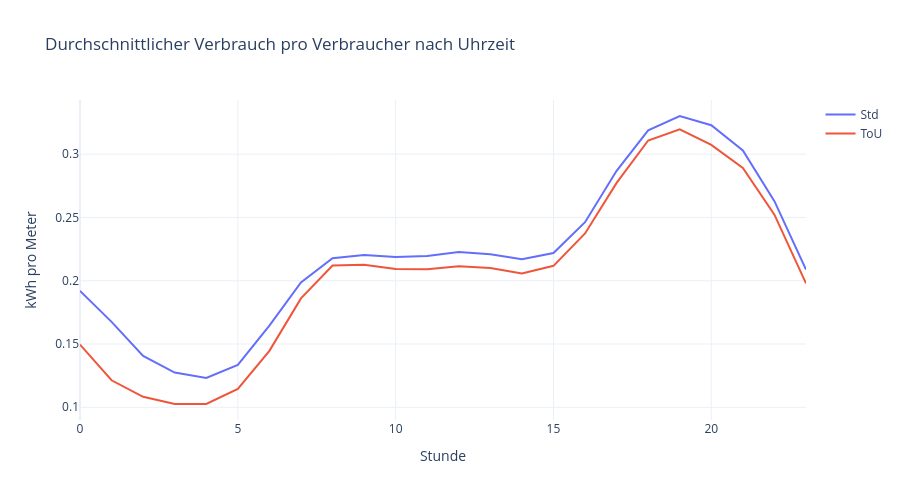

Notebook source saved alongside this figure:
### Code cell
fig = go.Figure()

fig.add_trace(go.Scatter(
    x=std_hour.index,
    y=std_hour.values,
    mode="lines",
    name="Std"
))

fig.add_trace(go.Scatter(
    x=tou_hour.index,
    y=tou_hour.values,
    mode="lines",
    name="ToU"
))

fig.update_layout(
    title="Durchschnittlicher Verbrauch pro Verbraucher nach Uhrzeit",
    xaxis_title="Stunde",
    yaxis_title="kWh pro Meter",
    template="plotly_white",
    height=500
)

fig.show()

### Figure 1 — Plotly figure (JSON) as saved in the notebook; plotly's stock layout.template omitted (floating-point values rounded to 4 significant figures)
{"data": [{"mode": "lines", "name": "Std", "type": "scatter", "x": [0, 1, 2, 3, 4, 5, 6, 7, 8, 9, 10, 11, 12, 13, 14, 15, 16, 17, 18, 19, 20, 21, 22, 23], "y": [0.192, 0.1675, 0.1405, 0.1274, 0.1232, 0.1335, 0.1645, 0.1987, 0.2178, 0.2203, 0.2187, 0.2195, 0.2228, 0.2209, 0.2169, 0.2219, 0.2463, 0.2869, 0.3188, 0.3302, 0.3229, 0.3029, 0.2629, 0.2088]}, {"mode": "lines", "name": "ToU", "type": "scatter", "x": [0, 1, 2, 3, 4, 5, 6, 7, 8, 9, 10, 11, 12, 13, 14, 15, 16, 17, 18, 19, 20, 21, 22, 23], "y": [0.1496, 0.1213, 0.1083, 0.1026, 0.1027, 0.1145, 0.1446, 0.186, 0.212, 0.2126, 0.2092, 0.2092, 0.2115, 0.2101, 0.2058, 0.2118, 0.2374, 0.2773, 0.3108, 0.3197, 0.3074, 0.2891, 0.2522, 0.198]}], "layout": {"height": 500, "title": {"text": "Durchschnittlicher Verbrauch pro Verbraucher nach Uhrzeit"}, "xaxis": {"title": {"text": "Stunde"}}, "yaxis": {"title": {"text": "kWh pro Meter"}}}}
